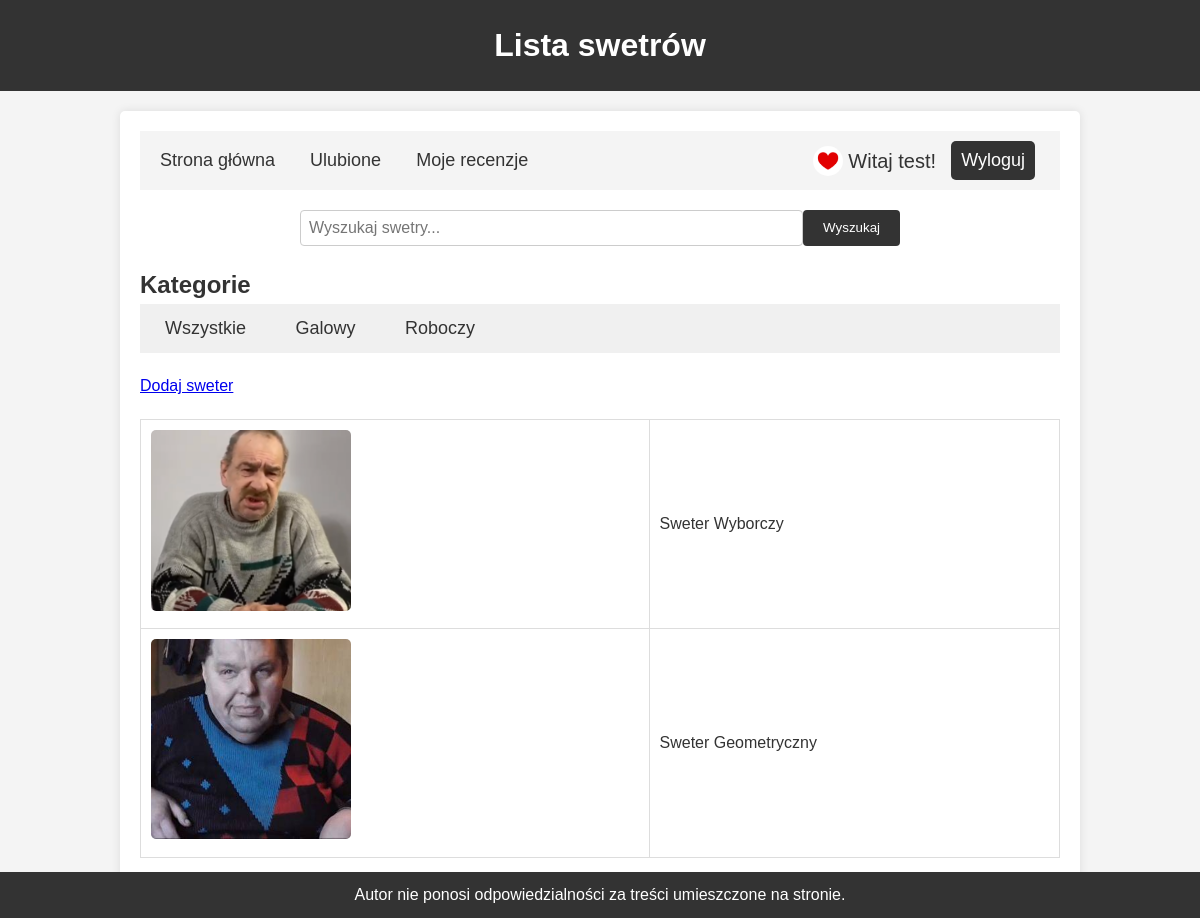
Screenshot of /swetry/index.php (signed in) with the database file from the repository.
### tables this page shows
CREATE TABLE `uzytkownicy` (
  `id` int(10) UNSIGNED NOT NULL,
  `login` varchar(50) DEFAULT NULL,
  `haslo` varchar(50) DEFAULT NULL,
  `email` varchar(50) DEFAULT NULL,
  `rola` varchar(50) DEFAULT 'user',
  `data` timestamp NOT NULL DEFAULT current_timestamp() ON UPDATE current_timestamp(),
  `profile_picture` varchar(255) NOT NULL DEFAULT 'upload_profile_pics/default.png'
);

CREATE TABLE `kategorie` (
  `id` int(10) UNSIGNED NOT NULL,
  `nazwa` varchar(50) DEFAULT NULL,
  `opis` text DEFAULT NULL
);

CREATE TABLE `swetry` (
  `id` int(10) UNSIGNED NOT NULL,
  `idKategorii` int(10) UNSIGNED DEFAULT NULL,
  `nazwa` varchar(50) DEFAULT NULL,
  `obrazek` varchar(50) DEFAULT NULL,
  `opis` text DEFAULT NULL,
  `gramatura` int(11) DEFAULT NULL,
  `wiek` int(11) DEFAULT NULL
);

### swetry/index.php (the view, shortened to what this page needs)
<?php
require("db.php");
?>
<!DOCTYPE html>
<html lang="pl">
<head>
    <link rel="stylesheet" href="styl.css">
</head>
<body>
<header>
    <h1>Lista swetrów</h1>
</header>
<div class="container">
    <?php require("menu.php"); ?>
    <form method="GET" action="index.php" class="search-form">
        <input type="text" name="fraza" placeholder="Wyszukaj swetry..." class="search-input" value="<?php echo isset($fraza) ? htmlspecialchars($fraza) : ''; ?>">
        <input type="submit" value="Wyszukaj" class="btn">
    </form>
    <h2 class="categories-title">Kategorie</h2>
    <?php
    $sql = "SELECT id, nazwa FROM kategorie";
    $result = $conn->query($sql);
    echo "<nav class='categories-nav'><a href='index.php' class='nav-link btn'>Wszystkie</a>";
    while($row = $result->fetch_object()) {
        echo " <a href='index.php?idKat={$row->id}' class='nav-link btn'>{$row->nazwa}</a>";
    }
    echo "</nav>";
    ?>
    <a href="insertForm.php" class="btn add-btn">Dodaj sweter</a>
    <div class="categories">
        <?php
        $sql = "SELECT id, nazwa, obrazek FROM swetry";
        $result = $conn->query($sql);
        if ($result->num_rows > 0) {
            echo "<table>";
            while ($row = $result->fetch_assoc()) {
                echo "<tr>";
                echo "<td><img src='obrazki/{$row['obrazek']}' class='swetrów-img'></td>";
                echo "<td><a href='details.php?id={$row['id']}'>{$row['nazwa']}</a></td>";
                echo "</tr>";
            }
            echo "</table>";
        } else {
            echo "<p>Brak swetrów do wyświetlenia</p>";
        }
        ?>
    </div>
</div>
<?php require("footer.php"); ?>
</body>
</html>

### swetry/menu.php (shortened to what this page needs)
<?php
require("db.php");
?>
<!DOCTYPE html>
<html lang="pl">
<head>
    <link rel="stylesheet" href="styl.css">
    <link rel="stylesheet" href="menu.css">
</head>
<body>
<nav class="navmenu">
    <div class="navmenu-links-left">
        <a href="index.php" class="navmenu-link">Strona główna</a>
        <a href="favourites.php" class="navmenu-link">Ulubione</a>
        <a href="myReviews.php" class="navmenu-link">Moje recenzje</a>
    </div>
    <div class="navmenu-links-right">
        <?php
        $login = $_SESSION["login"];
        $sql = "SELECT profile_picture FROM uzytkownicy WHERE login='$login'";
        $result = $conn->query($sql);
        $user = $result->fetch_object();
        ?>
    <span class="navmenu-welcome-msg">
        <img src="<?= $user->profile_picture ?>" width="30" height="30" class="navmenu-profile-pic">
        Witaj <?= $_SESSION["login"] ?>!
       </span>
        <a href="logout.php" class="navmenu-link navmenu-logout-btn">Wyloguj</a>
    </div>
</nav>
</body>
</html>

### swetry/footer.php
<footer>
    <p>Autor nie ponosi odpowiedzialności za treści umieszczone na stronie.</p>
</footer>

### swetry/styl.css (style rules this page uses)
* { margin: 0; padding: 0; box-sizing: border-box; }
body { font-family: Arial, sans-serif; background-color: #f4f4f4; color: #333; line-height: 1.6; }
header { background: #333; color: #fff; padding: 20px 0; text-align: center; }
header h1 { margin: 0; }
nav { margin-bottom: 20px; background-color: #f0f0f0; padding: 10px; }
nav a { color: #333; text-decoration: none; margin-right: 15px; padding: 10px 15px; font-size: 18px; }
.categories { margin-bottom: 20px; }
table { width: 100%; border-collapse: collapse; margin-top: 20px; }
table, th, td { border: 1px solid #ddd; }
td { padding: 10px; }
td img { max-width: 200px; height: auto; border-radius: 5px; }
td a { color: #333; text-decoration: none; }
footer { background: #333; color: #fff; text-align: center; padding: 10px 0; margin-top: 20px; position: fixed; width: 100%; bottom: 0; }
form { max-width: 600px; margin: 0 auto; }
form input[type="file"], form input[type="text"], form textarea, form select { width: 100%; padding: 8px; font-size: 16px; border: 1px solid #ccc; border-radius: 4px; }
form input[type="submit"] { background-color: #333; color: #fff; border: none; padding: 10px 20px; cursor: pointer; border-radius: 4px; transition: background-color 0.3s; }
.container { width: 80%; margin: 20px auto; padding: 20px; background: #fff; border-radius: 5px; box-shadow: 0 0 10px rgba(0, 0, 0, 0.1); }
.search-form { text-align: center; margin-bottom: 20px; display: flex; }

### swetry/menu.css (style rules this page uses)
.navmenu { display: flex; justify-content: space-between; align-items: center; padding: 10px; background-color: #f4f4f4; }
.navmenu-links-left, .navmenu-links-right { display: flex; align-items: center; }
.navmenu-link { color: #333; text-decoration: none; margin-right: 15px; padding: 5px 10px; }
.navmenu-welcome-msg { font-size: 20px; display: flex; align-items: center; margin-right: 15px; }
.navmenu-profile-pic { vertical-align: middle; border-radius: 50%; margin-right: 5px; }
.navmenu-logout-btn { background-color: #333; color: #fff; padding: 5px 10px; border-radius: 5px; text-decoration: none; transition: background-color 0.3s; }

### rows the page displays
uzytkownicy: profile_picture (picture)
kategorie: nazwa "Galowy"
kategorie: nazwa "Roboczy"
swetry: obrazek (picture), nazwa "Sweter Wyborczy"
swetry: obrazek (picture), nazwa "Sweter Geometryczny"

### other values shown
$_SESSION["login"] "test"
